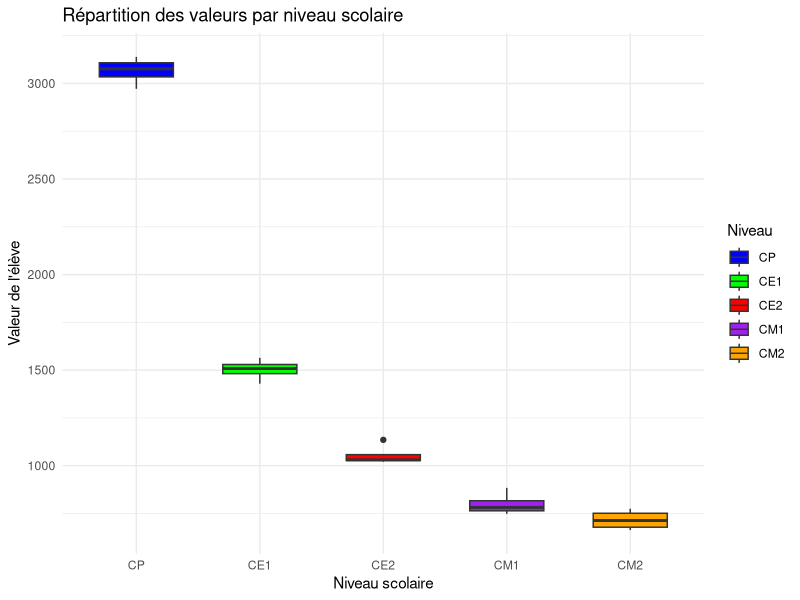

Source code (R): (Note: this script raises an error after producing the figure.)
# Données
niveaux <- rep(c("CP", "CE1", "CE2", "CM1", "CM2"), each = 4)
eleves <- c(3139, 2972, 3055, 3098, 1564, 1499, 1518, 1429, 1135, 1029, 1032, 1021, 748, 884, 769, 794, 663, 743, 775, 683)

# Créer un data frame avec l'ordre des niveaux
data <- data.frame(
  Niveau = factor(niveaux, levels = c("CP", "CE1", "CE2", "CM1", "CM2")),
  Eleve = eleves
)

# Affichage en boxplot
library(ggplot2)

ggplot(data, aes(x = Niveau, y = Eleve, fill = Niveau)) +
  geom_boxplot(width = 0.6) +
  labs(
    title = "Répartition des valeurs par niveau scolaire",
    x = "Niveau scolaire",
    y = "Valeur de l'élève"
  ) +
  theme_minimal() +
  scale_fill_manual(values = c("blue", "green", "red", "purple", "orange"))


# Statistiques globales
moyenne_globale <- mean(data$Eleve)
taille_totale <- length(data$Eleve)

cat("Moyenne globale :", moyenne_globale, "\n")
cat("Taille totale :", taille_totale, "\n\n")

# Statistiques globales
moyenne_globale <- mean(data$Eleve)
taille_totale <- length(data$Eleve)

cat("---- Statistiques globales ----\n")
cat("Moyenne globale :", moyenne_globale, "\n")
cat("Taille totale :", taille_totale, "\n\n")

# Statistiques par niveau
stats_par_niveau <- data %>%
  group_by(Niveau) %>%
  summarise(
    Moyenne = mean(Eleve),
    Effectif = n()
  )

cat("---- Statistiques par niveau ----\n")
print(stats_par_niveau)

# Optionnel : joli tableau si tu as knitr
if (require(knitr)) {
  knitr::kable(stats_par_niveau, caption = "Moyenne et effectif par niveau")
}
